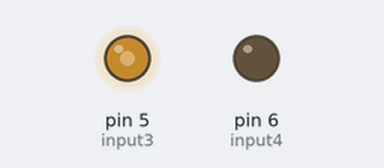
This sketch was run on a simulated Arduino Uno, built with avr-gcc and run on an emulated ATmega328P. On the bench: output pins drawn as LEDs (lit = HIGH). What the sketch prints to the serial monitor is not drawn.

Above: at 0.1 s.
Timing chart, 0 to 1.6 s (numbered marks = the images above):
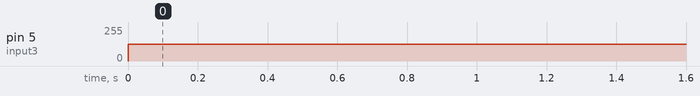

The sketch:

dc_motor.ino
```cpp
#define input1 9//左
#define input2 10//左
#define input3 5//右
#define input4 6//右

void forward()//
{
 analogWrite(input3,127);
 analogWrite(input4,0);
 delay(10);
}
void setup() {
  // put your setup code here, to run once:
  Serial.begin(9600);

  pinMode(input3,OUTPUT);
  pinMode(input4,OUTPUT);
}

void loop() {
  // put your main code here, to run repeatedly:
  forward();
  Serial.println("counterclockwise");
  delay(1000);
}
```

Measured:
- by itself, pin 5 (input3): 0/255 → 127/255 at 0.00 s
